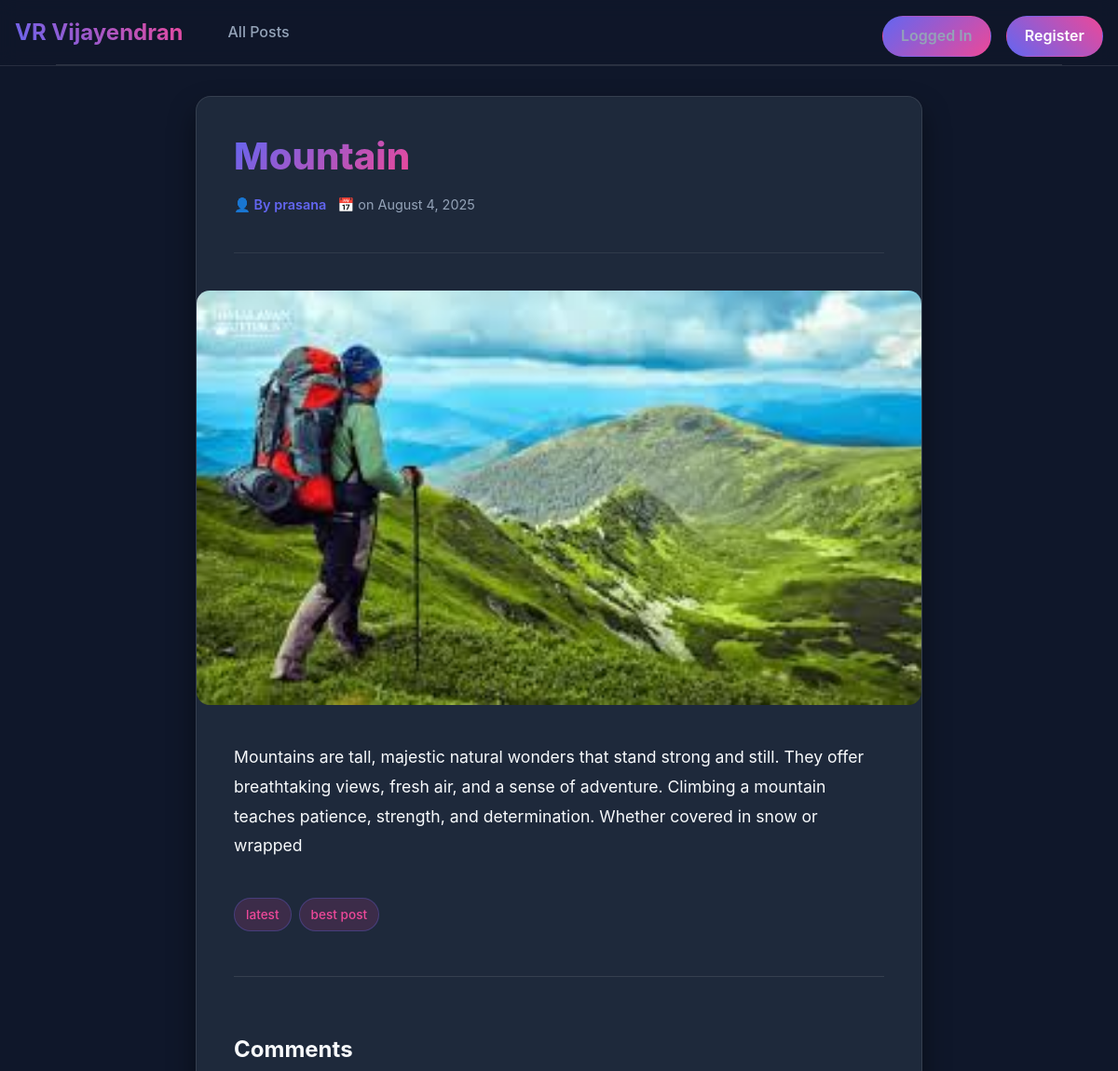
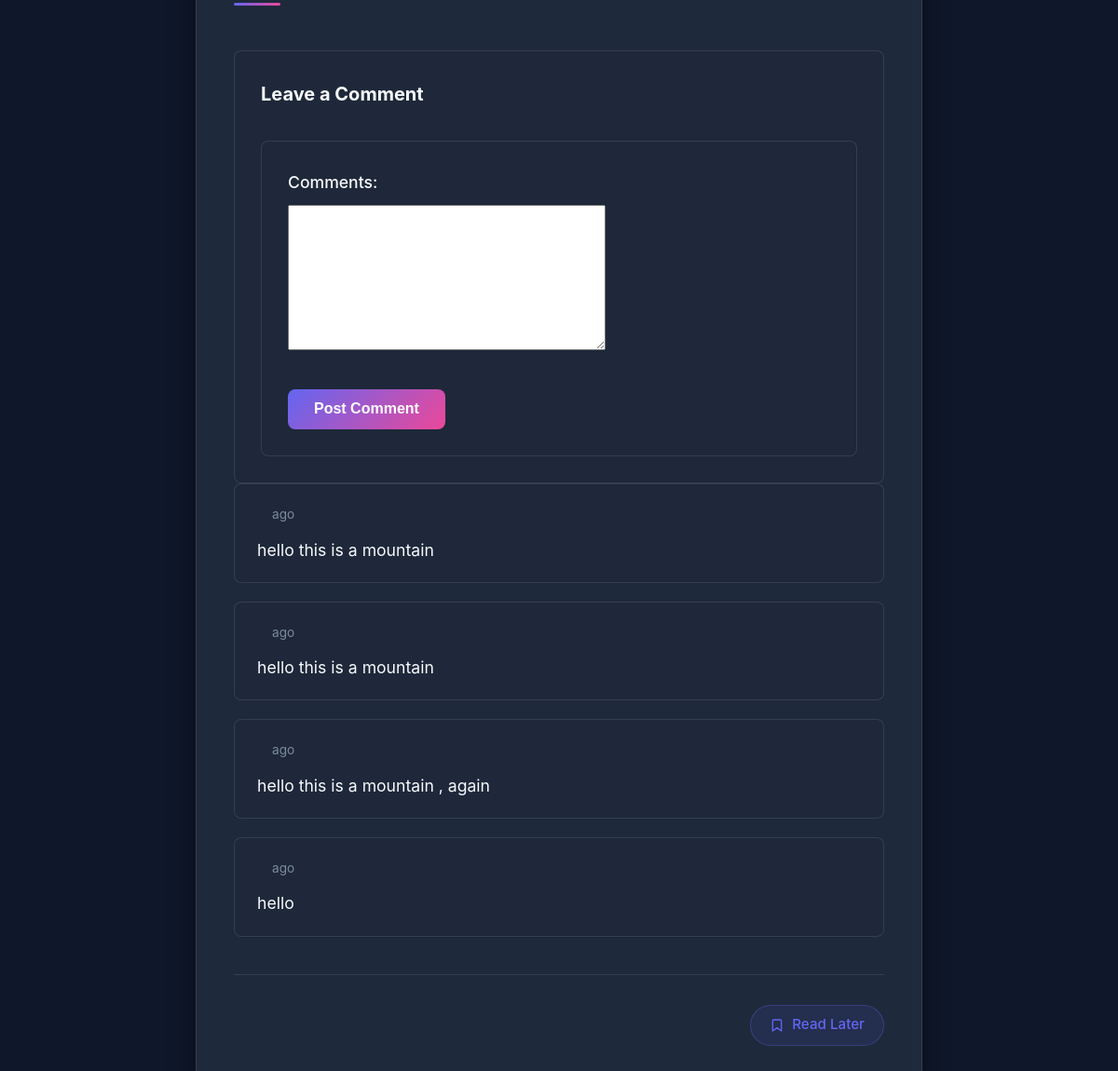
The app's page /mountain (signed in) with its own data (2 pictures, top to bottom).
### post/models.py (models this page shows, shortened)
class Post(models.Model):
    title = models.CharField(max_length=50)
    author_name = models.ForeignKey(author, on_delete=models.PROTECT , null=True)
    excerpt = models.CharField(max_length=50)
    image_name = models.ImageField(upload_to = "images")
    date = models.DateField(auto_now=True)
    slug = models.SlugField(default="",null=False)
    content = models.CharField(max_length=250)
    caption = models.ManyToManyField(captions)
    comments_line = models.ForeignKey(comments,on_delete=models.CASCADE,null=True)

class author(models.Model):
    first_name = models.CharField(max_length=50)
    last_name = models.CharField(max_length=50)
    email = models.CharField(max_length=50)

class captions(models.Model):
    name_caption = models.CharField(max_length=50)
    def __str__(self):
        return self.name_caption

class comments(models.Model):
    title = models.CharField(null=True , max_length= 150)
    comments = models.TextField(max_length=250)

### post/views.py (the view, shortened to what this page needs)
# urls.py: path('',include("post.urls"))
class post(View):
    def get(self, request , post_slag):
        posts = get_object_or_404(Post , slug = post_slag)
        slags = Post.objects.values_list("slug")
        commentsform = commentsForm()
        post_title = posts.title
        list_comments = comments.objects.filter(title = post_title)
        return render(request , "post/post.html",{
                                                  "slags":slags ,
                                                  "posts":posts ,
                                                  "comments" : commentsform,
                                                   "list_comments": list_comments,
                                                } )

### post/forms.py
class commentsForm(ModelForm):
    class Meta:
        model = comments
        fields = ["comments"]

### post/templates/post/post.html (shortened to what this page needs)
{% extends "base.html" %}
{% load static %}
{% block css_style %}
    <link rel="stylesheet" href="{% static 'post/css files/post.css' %}">
{% endblock %}
{% block content_page %}
{% include "post/includes/headers.html" %}
<main class="container">
    <article class="post-full">
        <header class="post-header">
            <h1 class="post-title">{{ posts.title|title }}</h1>
            <div class="post-meta">
                <span class="author">By {{ posts.author_name.first_name }}</span>
                <span class="date">on {{ posts.date|date:"F j, Y" }}</span>
            </div>
        </header>
        <figure class="post-image">
            <img src="{{ posts.image_name.url }}" alt="{{ posts.title }}">
        </figure>
        <section class="post-content">
            <div class="post-body">
                {{ posts.content|linebreaks }}
            </div>
            {% if posts.caption.all %}
            <ul class="caption-list">
                {% for caption in posts.caption.all %}
                <li class="caption-badge">{{ caption }}</li>
                {% endfor %}
            </ul>
            {% endif %}
            <section class="comments-section">
                <h3>Comments</h3>
                {% if user.is_authenticated %}
                <div class="comment-form">
                    <h4>Leave a Comment</h4>
                    <form action="{% url 'post' posts.title %}" method="POST" class="comment-form">
                        <div class="form-group">
                            {{ comments }}
                        </div>
                        <button type="submit" class="btn">Post Comment</button>
                    </form>
                </div>
                {% else %}
                <p><a href="{% url 'login' %}" class="btn">Log in to leave a comment</a></p>
                {% endif %}
                {% if list_comments %}
                <ul class="comment-list">
                    {% for comment in list_comments %}
                    <li class="comment-item">
                        <div class="comment-meta">
                            <span class="comment-date">{{ comment.created_at|timesince }} ago</span>
                        </div>
                        <div class="comment-content">
                            {{ comment.comments }}
                        </div>
                    </li>
                    {% endfor %}
                </ul>
                {% else %}
                <p class="no-comments">No comments yet. Be the first to comment!</p>
                {% endif %}
            </section>
        <div class="post-actions">
            <form action="{% url 'addme' %}" method="POST" class="read-later-form">
                <button type="submit" class="btn-read-later" aria-label="Save to Read Later">
                    <span class="btn-icon">
                        <svg xmlns="http://www.w3.org/2000/svg" width="16" height="16" viewBox="0 0 24 24" fill="none" stroke="currentColor" stroke-width="2" stroke-linecap="round" stroke-linejoin="round">
                            <path d="M19 21l-7-5-7 5V5a2 2 0 0 1 2-2h10a2 2 0 0 1 2 2z"></path>
                        </svg>
                    </span>
                    <span class="btn-text">Read Later</span>
                </button>
            </form>
        </div>
    </article>
</main>
{% endblock %}

### post/static/post/css files/header.css (style rules this page uses)
:root { --header-height: 70px; }

### records on screen
Post: title "Mountain", author_name.first_name "prasana", date "August 4, 2025", image_name (picture), content "Mountains are tall, majestic natural wonders that stand strong and still. They offer breathtaking views, fresh air, and a sense of adventure. Climbing a mountain teaches patience, strength, and determination. Whether covered in snow or wrapped"
captions: name_caption "latest"
captions: name_caption "best post"
comments: comments "hello this is a mountain"
comments: comments "hello this is a mountain"
comments: comments "hello this is a mountain , again"
comments: comments "hello"
